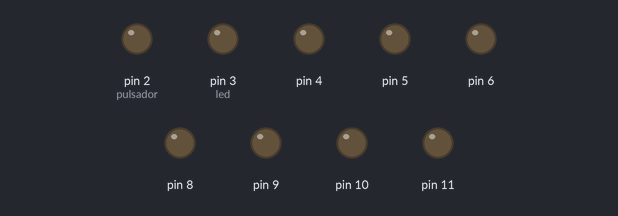
Simulated run of this sketch. Board: Arduino Uno, built with avr-gcc and run on an emulated ATmega328P. Shown: output pins drawn as LEDs (lit = HIGH).

Above: at 0.1 s.
At 25.5 s:
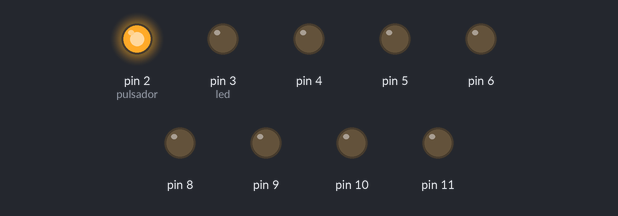
At 50.85 s:
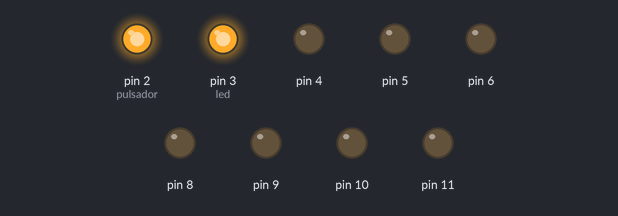
At 51.2 s:
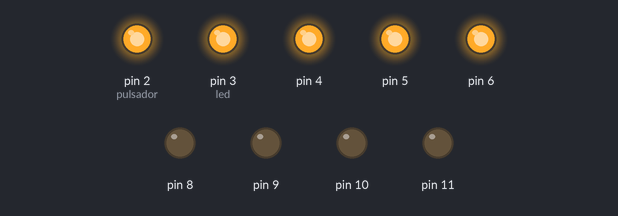
At 51.7 s:
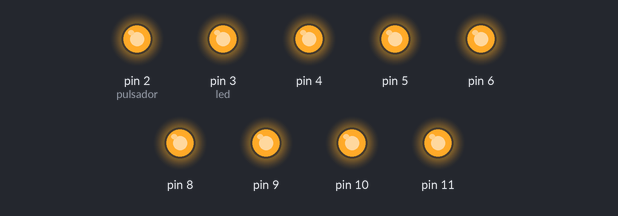
At 107.9 s:
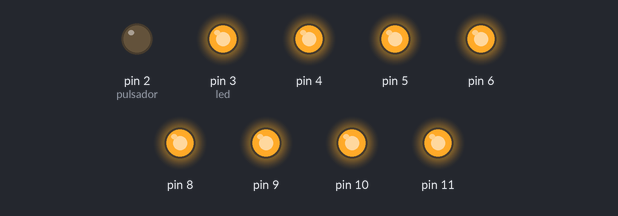
Timing chart, 0 to 109.4 s (numbered marks = the images above):
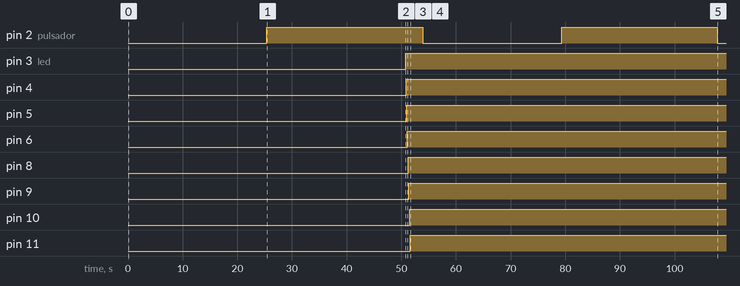

The sketch:

nn.ino
```cpp
int led=3;//LEDS
int pulsador = 2;
int estado   = 0;
int i;
int n;
int boton = 7;
const int LED=2;

void setup() {
  for (n=3;n<12;n++) {
    pinMode (n, OUTPUT);
    pinMode (pulsador,INPUT);
    pinMode (LED,OUTPUT);
    pinMode (boton,INPUT);
  }
 }

void secuencia() {
  for (n=3;n<12;n++) {
    digitalWrite (n, HIGH);
    delay (100);
   }
}

void loop() {

for  (i=1;i<255; i++){
analogWrite(LED,i);
delay(200);
}

{ secuencia();}
     for(n=3; i<256;i++){
    delay(200);
    analogWrite(led,i);
    delay(2000);
   }
}
```

Measured:
- by itself, pin 2 (pulsador): alternates HIGH for 28.5 s and LOW for 25.4 s
- by itself, pin 3 (led): LOW → HIGH at 50.8 s
- by itself, pin 4: LOW → HIGH at 50.9 s
- by itself, pin 5: LOW → HIGH at 51.0 s
- by itself, pin 6: LOW → HIGH at 51.1 s
- by itself, pin 8: LOW → HIGH at 51.3 s
- by itself, pin 9: LOW → HIGH at 51.4 s
- by itself, pin 10: LOW → HIGH at 51.5 s
